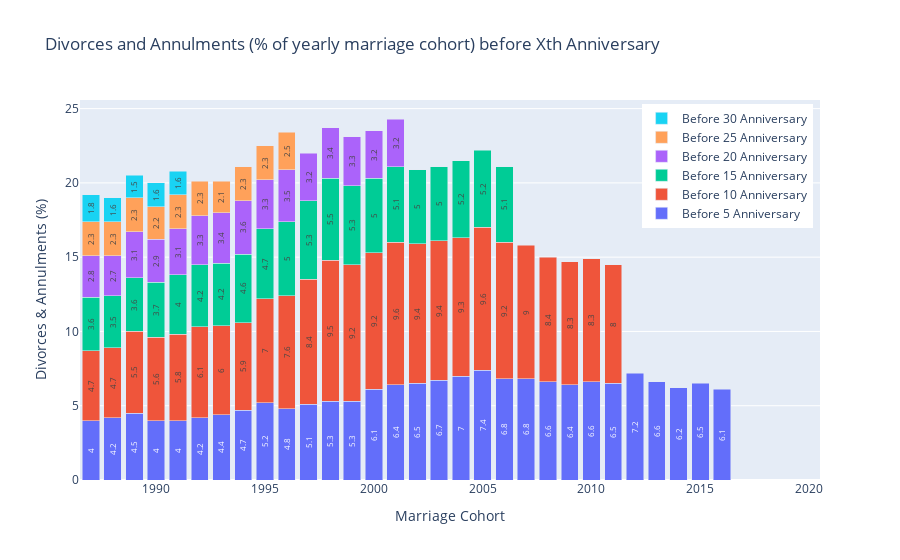

Notebook source saved alongside this figure:
### Code cell
# Create the column_names_mapping dictionary using dictionary comprehension
column_names_mapping = {col: snake_case_to_readable(col) for col in columns_to_plot[1:]}

# Create a figure
fig = go.Figure()

# Add trace for each selected column as a stacked cumulative bar chart
for column in columns_to_plot[1:]:
    if column != "marriage_cohort":
        fig.add_trace(go.Bar(
            x=df_incremental["marriage_cohort"],
            y=df_incremental[column],
            text=df_incremental[column],
            textposition='inside',
            insidetextanchor='middle',
            textangle=-90,
            name=column_names_mapping[column],  # Use the mapped name from the dictionary
        ))

# Update layout
fig.update_layout(
    title="Divorces and Annulments (% of yearly marriage cohort) before Xth Anniversary",
    xaxis_title="Marriage Cohort",
    yaxis_title="Divorces & Annulments (%)",
    showlegend=True,
    legend=dict(orientation="v", yanchor="top", y=0.99, xanchor="right", x=0.99),  # Place legend on the right of the graph
    barmode="stack",  # Use 'stack' for stacked cumulative bar chart
)

# Show the plot
fig.show()

### Figure 1 — Plotly figure (JSON) as saved in the notebook; plotly's stock layout.template omitted (floating-point values rounded to 4 significant figures)
{"data": [{"insidetextanchor": "middle", "name": "Before 5 Anniversary", "text": [4, 4.2, 4.5, 4, 4, 4.2, 4.4, 4.7, 5.2, 4.8, 5.1, 5.3, 5.3, 6.1, 6.4, 6.5, 6.7, 7, 7.4, 6.8, 6.8, 6.6, 6.4, 6.6, 6.5, 7.2, 6.6, 6.2, 6.5, 6.1, null, null, null, null], "textangle": -90, "textposition": "inside", "type": "bar", "x": [1987, 1988, 1989, 1990, 1991, 1992, 1993, 1994, 1995, 1996, 1997, 1998, 1999, 2000, 2001, 2002, 2003, 2004, 2005, 2006, 2007, 2008, 2009, 2010, 2011, 2012, 2013, 2014, 2015, 2016, 2017, 2018, 2019, 2020], "y": [4, 4.2, 4.5, 4, 4, 4.2, 4.4, 4.7, 5.2, 4.8, 5.1, 5.3, 5.3, 6.1, 6.4, 6.5, 6.7, 7, 7.4, 6.8, 6.8, 6.6, 6.4, 6.6, 6.5, 7.2, 6.6, 6.2, 6.5, 6.1, null, null, null, null]}, {"insidetextanchor": "middle", "name": "Before 10 Anniversary", "text": [4.7, 4.7, 5.5, 5.6, 5.8, 6.1, 6, 5.9, 7, 7.6, 8.4, 9.5, 9.2, 9.2, 9.6, 9.4, 9.4, 9.3, 9.6, 9.2, 9, 8.4, 8.3, 8.3, 8, null, null, null, null, null, null, null, null, null], "textangle": -90, "textposition": "inside", "type": "bar", "x": [1987, 1988, 1989, 1990, 1991, 1992, 1993, 1994, 1995, 1996, 1997, 1998, 1999, 2000, 2001, 2002, 2003, 2004, 2005, 2006, 2007, 2008, 2009, 2010, 2011, 2012, 2013, 2014, 2015, 2016, 2017, 2018, 2019, 2020], "y": [4.7, 4.7, 5.5, 5.6, 5.8, 6.1, 6, 5.9, 7, 7.6, 8.4, 9.5, 9.2, 9.2, 9.6, 9.4, 9.4, 9.3, 9.6, 9.2, 9, 8.4, 8.3, 8.3, 8, null, null, null, null, null, null, null, null, null]}, {"insidetextanchor": "middle", "name": "Before 15 Anniversary", "text": [3.6, 3.5, 3.6, 3.7, 4, 4.2, 4.2, 4.6, 4.7, 5, 5.3, 5.5, 5.3, 5, 5.1, 5, 5, 5.2, 5.2, 5.1, null, null, null, null, null, null, null, null, null, null, null, null, null, null], "textangle": -90, "textposition": "inside", "type": "bar", "x": [1987, 1988, 1989, 1990, 1991, 1992, 1993, 1994, 1995, 1996, 1997, 1998, 1999, 2000, 2001, 2002, 2003, 2004, 2005, 2006, 2007, 2008, 2009, 2010, 2011, 2012, 2013, 2014, 2015, 2016, 2017, 2018, 2019, 2020], "y": [3.6, 3.5, 3.6, 3.7, 4, 4.2, 4.2, 4.6, 4.7, 5, 5.3, 5.5, 5.3, 5, 5.1, 5, 5, 5.2, 5.2, 5.1, null, null, null, null, null, null, null, null, null, null, null, null, null, null]}, {"insidetextanchor": "middle", "name": "Before 20 Anniversary", "text": [2.8, 2.7, 3.1, 2.9, 3.1, 3.3, 3.4, 3.6, 3.3, 3.5, 3.2, 3.4, 3.3, 3.2, 3.2, null, null, null, null, null, null, null, null, null, null, null, null, null, null, null, null, null, null, null], "textangle": -90, "textposition": "inside", "type": "bar", "x": [1987, 1988, 1989, 1990, 1991, 1992, 1993, 1994, 1995, 1996, 1997, 1998, 1999, 2000, 2001, 2002, 2003, 2004, 2005, 2006, 2007, 2008, 2009, 2010, 2011, 2012, 2013, 2014, 2015, 2016, 2017, 2018, 2019, 2020], "y": [2.8, 2.7, 3.1, 2.9, 3.1, 3.3, 3.4, 3.6, 3.3, 3.5, 3.2, 3.4, 3.3, 3.2, 3.2, null, null, null, null, null, null, null, null, null, null, null, null, null, null, null, null, null, null, null]}, {"insidetextanchor": "middle", "name": "Before 25 Anniversary", "text": [2.3, 2.3, 2.3, 2.2, 2.3, 2.3, 2.1, 2.3, 2.3, 2.5, null, null, null, null, null, null, null, null, null, null, null, null, null, null, null, null, null, null, null, null, null, null, null, null], "textangle": -90, "textposition": "inside", "type": "bar", "x": [1987, 1988, 1989, 1990, 1991, 1992, 1993, 1994, 1995, 1996, 1997, 1998, 1999, 2000, 2001, 2002, 2003, 2004, 2005, 2006, 2007, 2008, 2009, 2010, 2011, 2012, 2013, 2014, 2015, 2016, 2017, 2018, 2019, 2020], "y": [2.3, 2.3, 2.3, 2.2, 2.3, 2.3, 2.1, 2.3, 2.3, 2.5, null, null, null, null, null, null, null, null, null, null, null, null, null, null, null, null, null, null, null, null, null, null, null, null]}, {"insidetextanchor": "middle", "name": "Before 30 Anniversary", "text": [1.8, 1.6, 1.5, 1.6, 1.6, null, null, null, null, null, null, null, null, null, null, null, null, null, null, null, null, null, null, null, null, null, null, null, null, null, null, null, null, null], "textangle": -90, "textposition": "inside", "type": "bar", "x": [1987, 1988, 1989, 1990, 1991, 1992, 1993, 1994, 1995, 1996, 1997, 1998, 1999, 2000, 2001, 2002, 2003, 2004, 2005, 2006, 2007, 2008, 2009, 2010, 2011, 2012, 2013, 2014, 2015, 2016, 2017, 2018, 2019, 2020], "y": [1.8, 1.6, 1.5, 1.6, 1.6, null, null, null, null, null, null, null, null, null, null, null, null, null, null, null, null, null, null, null, null, null, null, null, null, null, null, null, null, null]}], "layout": {"barmode": "stack", "legend": {"orientation": "v", "x": 0.99, "xanchor": "right", "y": 0.99, "yanchor": "top"}, "showlegend": true, "title": {"text": "Divorces and Annulments (% of yearly marriage cohort) before Xth Anniversary"}, "xaxis": {"title": {"text": "Marriage Cohort"}}, "yaxis": {"title": {"text": "Divorces & Annulments (%)"}}}}
